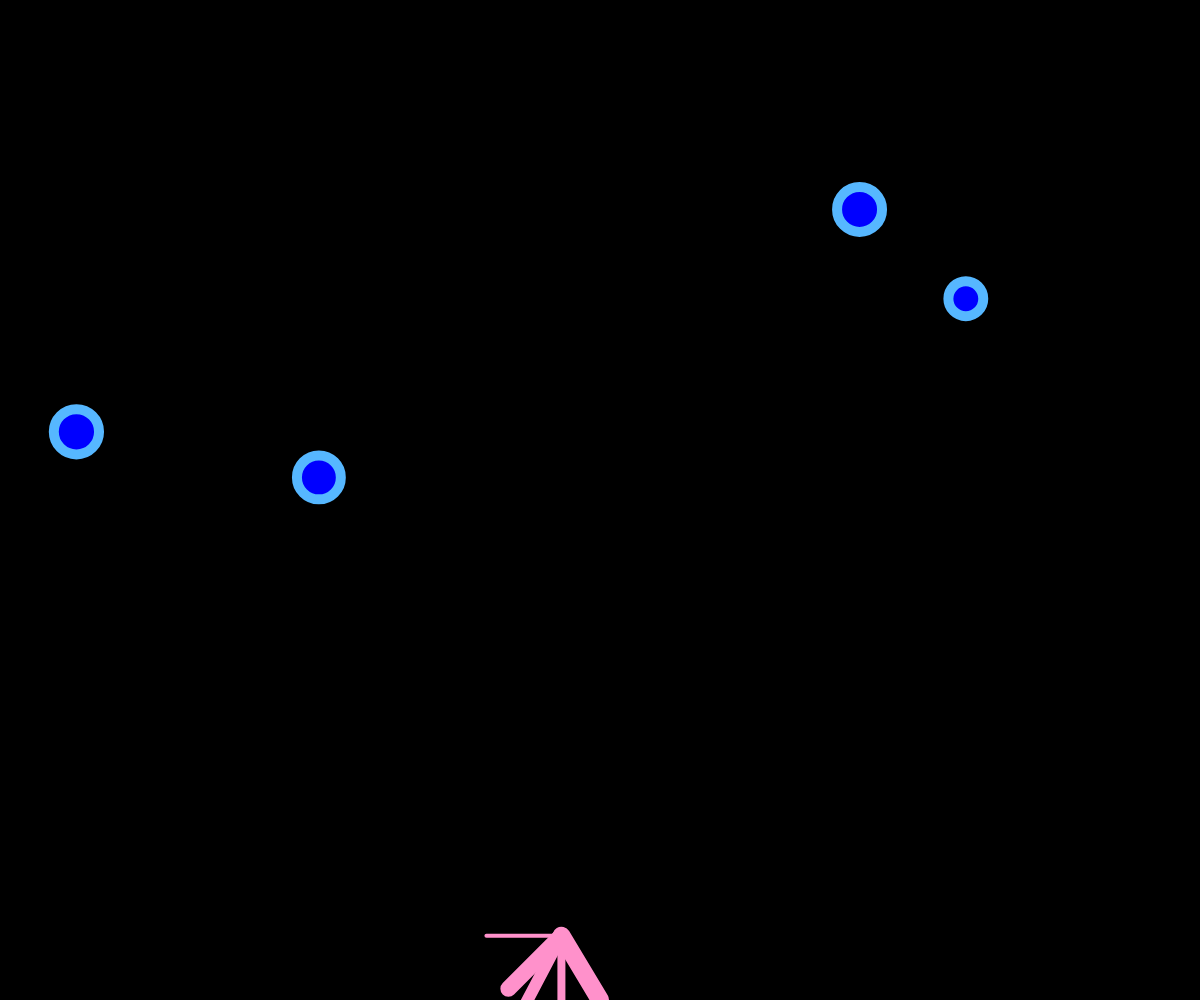
Frame 1 (no input)
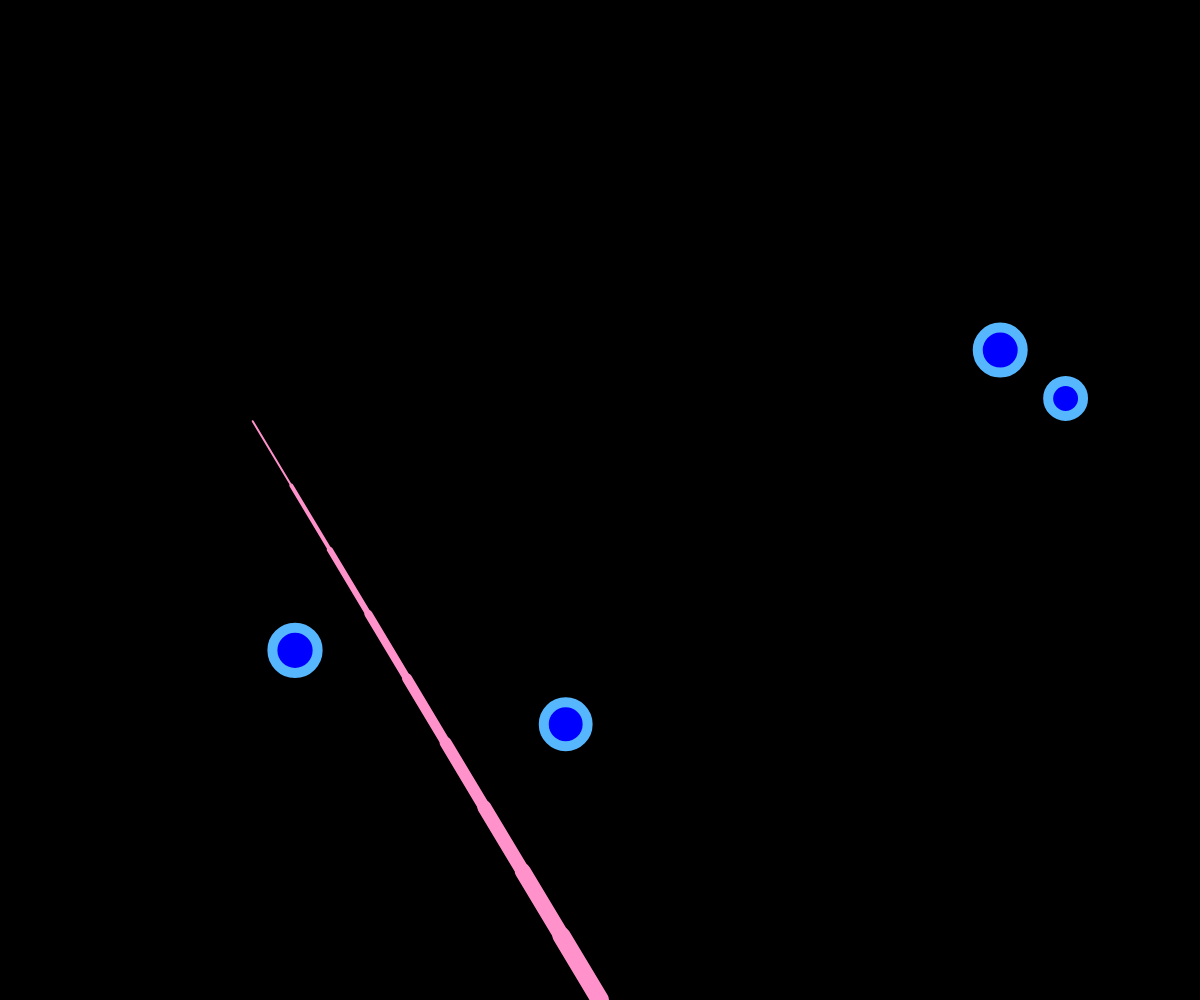
Frame 60 (no input)
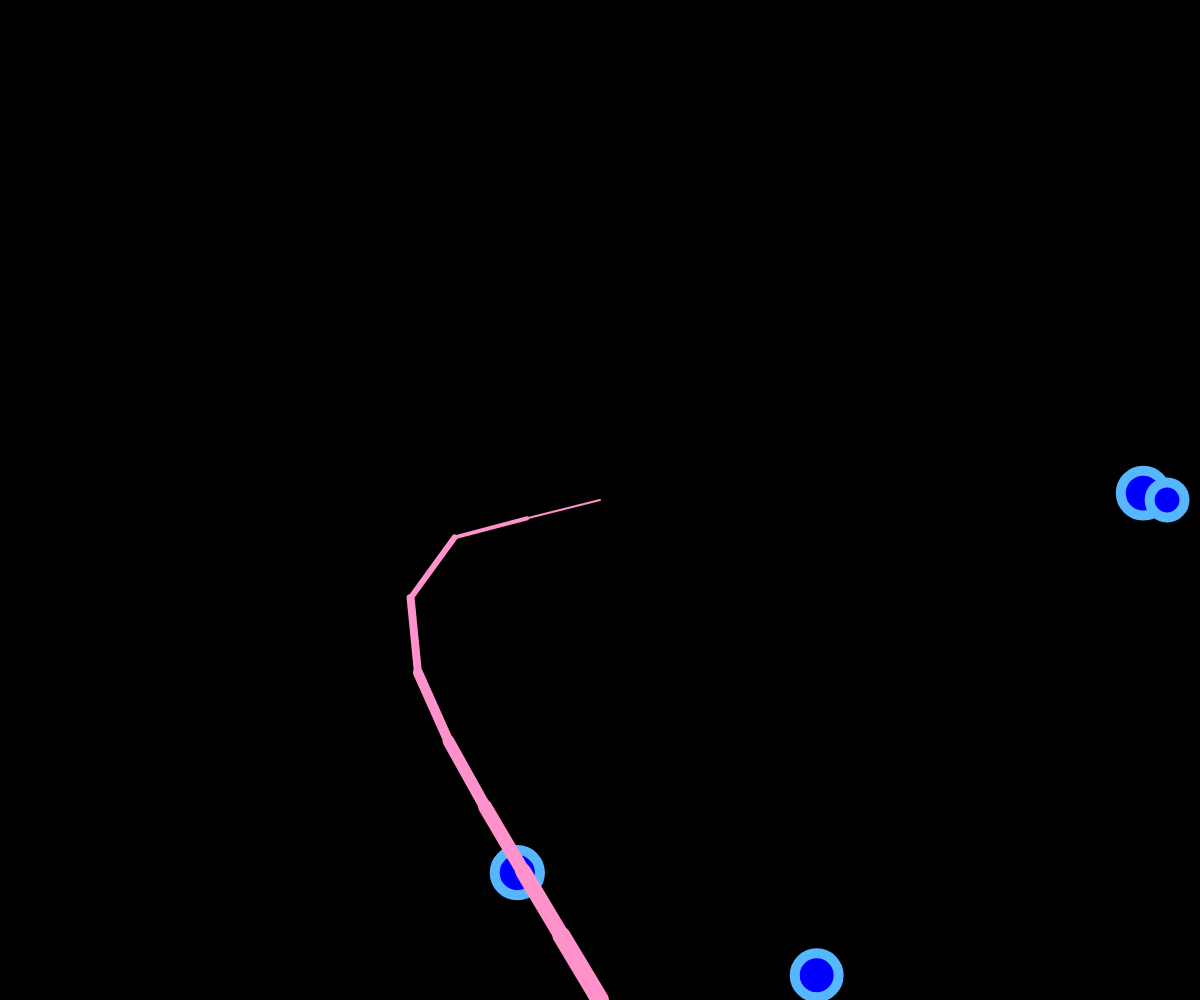
Frame 120 (the mouse pressed at the canvas centre since frame 60)

The p5.js sketch that drew these frames (run headless with seeded random() and noise() and a simulated clock; from frame 60 on, the mouse is pressed at the canvas centre):

// p5.js sketch
// ── sketch.js
var numSegments = 9,
  x = [],
  y = [],
  angle = [],
  segLength = 75,
  targetX, targetY;

for (var i = 0; i < numSegments; i++) {
  x[i] = 0;
  y[i] = 0;
  angle[i] = 0;
}


function setup() {
  createCanvas(windowWidth, windowHeight);
  strokeWeight(10);


  drop1 = new waterDrops();
  drop2 = new waterDrops();
  drop3 = new waterDrops();
  drop4 = new waterDrops();


  x[x.length - 1] = width / 2; // Set base x-coordinate
  y[x.length - 1] = height; // Set base y-coordinate
}

function draw() {
  background(0);
  pop();
  fill('blue');
  stroke('#56B7FF');
  drop1.move();
  drop1.display();
  drop2.move();
  drop2.display();
  drop3.move();
  drop3.display();
  drop4.move();
  drop4.display();

  push();
  reachSegment(0, mouseX, mouseY);
  for (var i = 1; i < numSegments; i++) {
    reachSegment(i, targetX, targetY);
  }
  for (var j = x.length - 1; j >= 1; j--) {
    positionSegment(j, j - 1);
  }
  for (var k = 0; k < x.length; k++) {
    segment(x[k], y[k], angle[k], (k + 1) * 2);
  }

}

function positionSegment(a, b) {
  x[b] = x[a] + cos(angle[a]) * segLength;
  y[b] = y[a] + sin(angle[a]) * segLength;
}

function reachSegment(i, xin, yin) {
  var dx = xin - x[i];
  var dy = yin - y[i];
  angle[i] = atan2(dy, dx);
  targetX = xin - cos(angle[i]) * segLength;
  targetY = yin - sin(angle[i]) * segLength;
}

function segment(x, y, a, sw) {
  strokeWeight(sw);
  push();
  translate(x, y);
  rotate(a);
  stroke('#FF91CB');
  line(0, 0, segLength, 0);
  pop();
}

function waterDrops() {
  this.x = random(width);
  this.y = random(height);
  this.diameter = random(30, 50);
  this.speed = random(1, 5);
  var yDir = 1;
  var xDir = 1;
  this.display = function() {
    fill(this.color);
    noStroke();
    ellipse(this.x, this.y, this.diameter);

  }
  this.move = function() {
    this.x += this.speed * xDir;
    this.y += this.speed * yDir;
    if (this.y > height || this.y < 0) {
      yDir = yDir * -1;
    }
    if (this.x > width || this.x < 0) {
      xDir = xDir * -1;
    }
  }

  this.display = function() {
    ellipse(this.x, this.y, this.diameter, this.diameter);
  };
}

function windowResized() {
  resizeCanvas(windowWidth, windowHeight);
}
